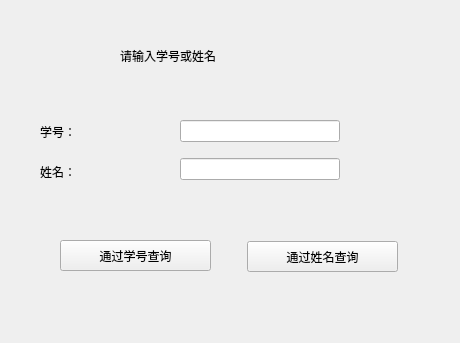
<?xml version="1.0" encoding="UTF-8"?>
<ui version="4.0">
 <class>Find</class>
 <widget class="QWidget" name="Find">
  <property name="geometry">
   <rect>
    <x>0</x>
    <y>0</y>
    <width>460</width>
    <height>343</height>
   </rect>
  </property>
  <property name="windowTitle">
   <string>Form</string>
  </property>
  <widget class="QPushButton" name="find_sure">
   <property name="geometry">
    <rect>
     <x>60</x>
     <y>240</y>
     <width>151</width>
     <height>31</height>
    </rect>
   </property>
   <property name="text">
    <string>通过学号查询</string>
   </property>
  </widget>
  <widget class="QWidget" name="verticalLayoutWidget">
   <property name="geometry">
    <rect>
     <x>180</x>
     <y>110</y>
     <width>160</width>
     <height>80</height>
    </rect>
   </property>
   <layout class="QVBoxLayout" name="verticalLayout">
    <item>
     <widget class="QLineEdit" name="input_sno"/>
    </item>
    <item>
     <widget class="QLineEdit" name="input_sname"/>
    </item>
   </layout>
  </widget>
  <widget class="QLabel" name="label">
   <property name="geometry">
    <rect>
     <x>40</x>
     <y>120</y>
     <width>108</width>
     <height>24</height>
    </rect>
   </property>
   <property name="text">
    <string>学号：</string>
   </property>
  </widget>
  <widget class="QLabel" name="label_2">
   <property name="geometry">
    <rect>
     <x>40</x>
     <y>160</y>
     <width>108</width>
     <height>24</height>
    </rect>
   </property>
   <property name="text">
    <string>姓名：</string>
   </property>
  </widget>
  <widget class="QLabel" name="label_3">
   <property name="geometry">
    <rect>
     <x>120</x>
     <y>40</y>
     <width>201</width>
     <height>31</height>
    </rect>
   </property>
   <property name="text">
    <string>请输入学号或姓名</string>
   </property>
  </widget>
  <widget class="QPushButton" name="find_sure_2">
   <property name="geometry">
    <rect>
     <x>247</x>
     <y>241</y>
     <width>151</width>
     <height>31</height>
    </rect>
   </property>
   <property name="text">
    <string>通过姓名查询</string>
   </property>
  </widget>
 </widget>
 <resources/>
 <connections/>
</ui>
